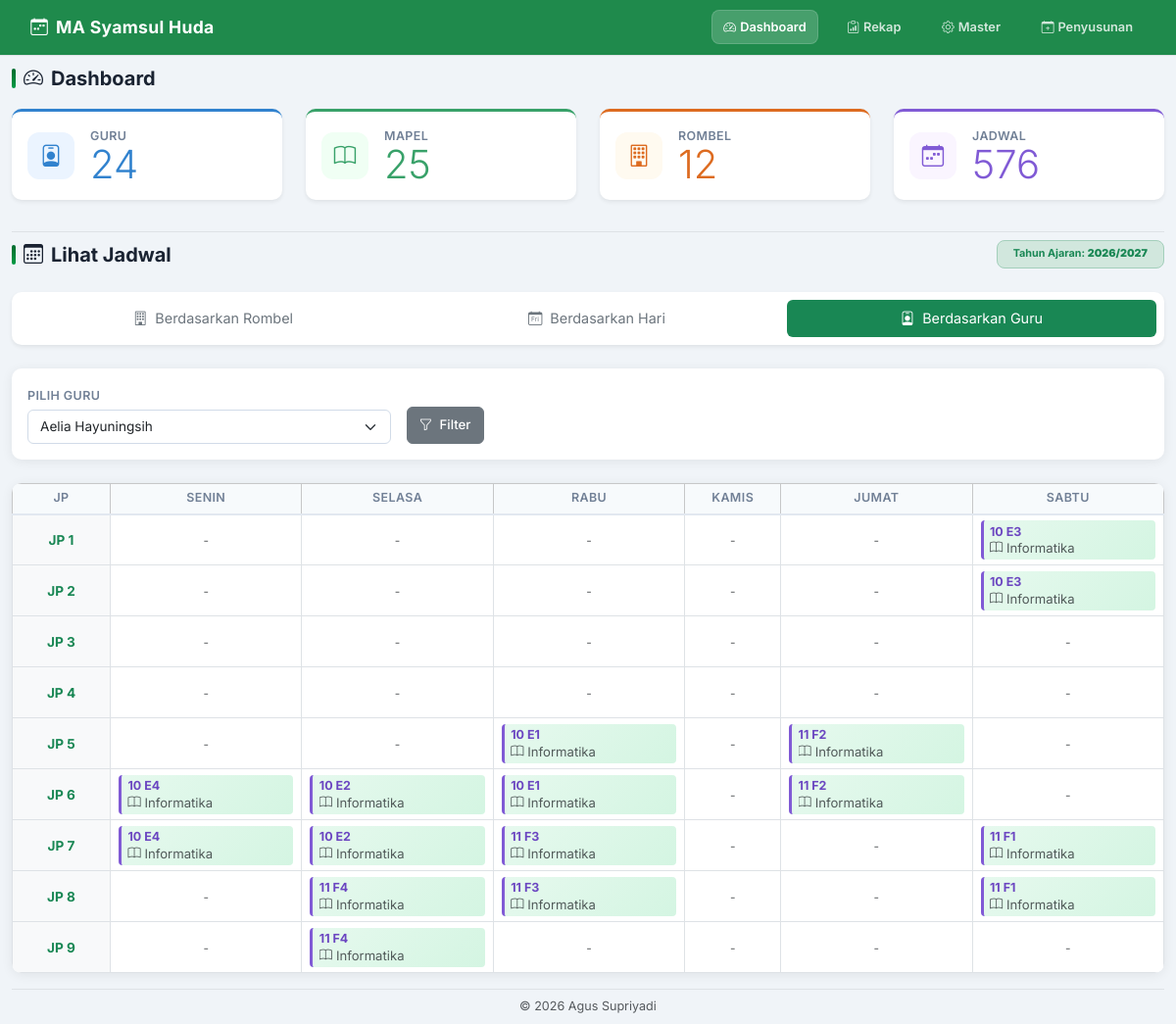
Screenshot of /?tab=teacher&teacher_id=24 with the database file from the repository.
### tables this page shows
CREATE TABLE school_years(id INTEGER PRIMARY KEY AUTOINCREMENT,name TEXT UNIQUE NOT NULL,active INTEGER NOT NULL DEFAULT 0);

CREATE TABLE schedules(
 id INTEGER PRIMARY KEY AUTOINCREMENT,school_year_id INTEGER NOT NULL,day TEXT NOT NULL,jp INTEGER NOT NULL,
 class_id INTEGER NOT NULL,subject_id INTEGER NOT NULL,teacher_id INTEGER NOT NULL,notes TEXT,
 UNIQUE(school_year_id,day,jp,class_id),
 FOREIGN KEY(school_year_id) REFERENCES school_years(id) ON DELETE CASCADE,
 FOREIGN KEY(class_id) REFERENCES classes(id) ON DELETE CASCADE,
 FOREIGN KEY(subject_id) REFERENCES subjects(id) ON DELETE RESTRICT,
 FOREIGN KEY(teacher_id) REFERENCES teachers(id) ON DELETE RESTRICT);

### config/database.php (called while the page is built, shortened)
<?php
function e(?string $v): string
{
    return htmlspecialchars($v ?? '', ENT_QUOTES, 'UTF-8');
}

### index.php (the view, shortened to what this page needs)
<?php
require __DIR__ . '/config/database.php';
$pdo   = db();
require __DIR__ . '/templates/header.php';
$days = ['Senin', 'Selasa', 'Rabu', 'Kamis', 'Jumat', 'Sabtu'];
$year = $pdo->query('SELECT * FROM school_years WHERE active=1 LIMIT 1')->fetch();
$classes = $pdo->query('SELECT * FROM classes ORDER BY name')->fetchAll();
$teachers = $pdo->query('SELECT * FROM teachers ORDER BY name')->fetchAll();
$tab = $_GET['tab'] ?? 'rombel';
$selected_class_id   = isset($_GET['class_id']) ? (int)$_GET['class_id'] : ($classes[0]['id'] ?? 0);
$selected_teacher_id = isset($_GET['teacher_id']) ? (int)$_GET['teacher_id'] : ($teachers[0]['id'] ?? 0);
$selected_day        = $_GET['day'] ?? 'Senin';
$rows = [];
if ($tab === 'rombel' && $selected_class_id) {
    $stmt = $pdo->prepare("SELECT s.*, t.name teacher_name, sub.name subject_name FROM schedules s JOIN teachers t ON t.id = s.teacher_id JOIN subjects sub ON sub.id = s.subject_id WHERE s.school_year_id = ? AND s.class_id = ?");
    $stmt->execute([$year['id'] ?? 0, $selected_class_id]);
    $rows = $stmt->fetchAll();
} elseif ($tab === 'teacher' && $selected_teacher_id) {
    $stmt = $pdo->prepare("SELECT s.*, c.name class_name, sub.name subject_name FROM schedules s JOIN classes c ON c.id = s.class_id JOIN subjects sub ON sub.id = s.subject_id WHERE s.school_year_id = ? AND s.teacher_id = ?");
    $stmt->execute([$year['id'] ?? 0, $selected_teacher_id]);
    $rows = $stmt->fetchAll();
}
?>
<h3 class="page-heading"><i class="bi bi-speedometer2"></i> Dashboard</h3>
<div class="row">
    <?php
    $cards = [
        'teachers' => ['Guru',         'bi-person-badge', '#3182ce', '#ebf4ff'],
        'subjects' => ['Mapel',        'bi-book',         '#38a169', '#f0fff4'],
        'classes'  => ['Rombel',       'bi-building',     '#dd6b20', '#fffaf0'],
        'schedules'=> ['Jadwal',       'bi-calendar-week','#805ad5', '#faf5ff'],
    ];
    foreach ($cards as $t => [$n, $icon, $color, $bg]):
        $x = $pdo->query("SELECT COUNT(*) FROM $t")->fetchColumn();
    ?>
    <div class="col-md-3 mb-3">
        <div class="card shadow-sm" style="border-top: 3px solid <?= $color ?>;">
            <div class="card-body d-flex align-items-center gap-3">
                <div style="width:48px;height:48px;border-radius:12px;background:<?= $bg ?>;
                            display:flex;align-items:center;justify-content:center;flex-shrink:0;">
                    <i class="bi <?= $icon ?>" style="font-size:1.4rem;color:<?= $color ?>;"></i>
                </div>
                <div>
                    <div style="font-size:.78rem;font-weight:600;text-transform:uppercase;
                                letter-spacing:.4px;color:#718096;"><?= $n ?></div>
                    <b class="display-6" style="color:<?= $color ?>; line-height:1;"><?= $x ?></b>
                </div>
            </div>
        </div>
    </div>
    <?php endforeach; ?>
</div>
<div class="mt-3 pt-2 border-top">
    <div class="d-flex align-items-center justify-content-between mb-4">
        <h3 class="page-heading mb-0"><i class="bi bi-calendar3"></i> Lihat Jadwal</h3>
        <span class="badge bg-success-subtle text-success border border-success-subtle px-3 py-2 rounded-3">
            Tahun Ajaran: <strong><?= e($year['name']) ?></strong>
        </span>
    </div>
    <div class="card mb-4 shadow-sm">
        <div class="card-body p-2">
            <ul class="nav nav-pills nav-fill gap-2">
                <li class="nav-item">
                    <a class="nav-link py-2.5 <?= $tab === 'rombel' ? 'active bg-success text-white' : 'text-secondary' ?>" href="?tab=rombel&class_id=<?= $selected_class_id ?>">
                        <i class="bi bi-building me-2"></i>Berdasarkan Rombel
                    </a>
                </li>
                <li class="nav-item">
                    <a class="nav-link py-2.5 <?= $tab === 'day' ? 'active bg-success text-white' : 'text-secondary' ?>" href="?tab=day&day=<?= urlencode($selected_day) ?>">
                        <i class="bi bi-calendar-day me-2"></i>Berdasarkan Hari
                    </a>
                </li>
                <li class="nav-item">
                    <a class="nav-link py-2.5 <?= $tab === 'teacher' ? 'active bg-success text-white' : 'text-secondary' ?>" href="?tab=teacher&teacher_id=<?= $selected_teacher_id ?>">
                        <i class="bi bi-person-badge me-2"></i>Berdasarkan Guru
                    </a>
                </li>
            </ul>
        </div>
    </div>
    <div class="card mb-4">
        <div class="card-body">
            <form method="get" class="row g-3 align-items-end justify-content-start">
                <?php if ($tab === 'rombel'): ?>
                    <div class="col-md-4">
                        <label class="form-label">Pilih Rombel / Kelas</label>
                        <select name="class_id" class="form-select" onchange="this.form.submit()">
                            <?php foreach ($classes as $c): ?>
                                <option value="<?= $c['id'] ?>" <?= $selected_class_id === (int)$c['id'] ? 'selected' : '' ?>>
                                    <?= e($c['name']) ?>
                                </option>
                            <?php endforeach; ?>
                        </select>
                    </div>
                <?php elseif ($tab === 'teacher'): ?>
                    <div class="col-md-4">
                        <label class="form-label">Pilih Guru</label>
                        <select name="teacher_id" class="form-select" onchange="this.form.submit()">
                            <?php foreach ($teachers as $t): ?>
                                <option value="<?= $t['id'] ?>" <?= $selected_teacher_id === (int)$t['id'] ? 'selected' : '' ?>>
                                    <?= e($t['name']) ?>
                                </option>
                            <?php endforeach; ?>
                        </select>
                    </div>
                <?php endif; ?>
                <?php if ($tab !== 'day'): ?>
                    <div class="col-md-2">
                        <button type="submit" class="btn btn-secondary py-2">
                            <i class="bi bi-funnel me-1"></i> Filter
                        </button>
                    </div>
                <?php endif; ?>
            </form>
        </div>
    </div>
    <?php if ($tab === 'rombel' || $tab === 'teacher'): ?>
        <div class="card overflow-hidden">
            <div class="table-responsive">
                <table class="table table-sm table-bordered text-center align-middle mb-0" style="min-width: 750px;">
                    <thead class="table-light">
                        <tr>
                            <th style="width: 100px;">JP</th>
                            <?php foreach ($days as $d): ?>
                                <th><?= e($d) ?></th>
                            <?php endforeach; ?>
                        </tr>
                    </thead>
                    <tbody>
                        <?php for ($jp = 1; $jp <= 9; $jp++): ?>
                            <tr>
                                <td class="fw-bold text-success bg-light">JP <?= $jp ?></td>
                                <?php foreach ($days as $d): ?>
                                    <td class="dashboard-cell p-2">
                                        <?php
                                        $cell_found = false;
                                        foreach ($rows as $r) {
                                            if ($r['day'] === $d && (int)$r['jp'] === $jp) {
                                                $cell_found = true;
                                                if ($tab === 'rombel') {
                                                    ?>
                                                    <div class="cell-entry text-start">
                                                        <strong class="d-block"><?= e($r['subject_name']) ?></strong>
                                                        <small class="text-muted"><i class="bi bi-person me-1"></i><?= e($r['teacher_name']) ?></small>
                                                    </div>
                                                    <?php
                                                } else {
                                                    ?>
                                                    <div class="cell-entry text-start" style="border-left-color: #805ad5;">
                                                        <strong class="d-block" style="color: #6b46c1;"><?= e($r['class_name']) ?></strong>
                                                        <small class="text-muted"><i class="bi bi-book me-1"></i><?= e($r['subject_name']) ?></small>
                                                    </div>
                                                    <?php
                                                }
                                                break;
                                            }
                                        }
                                        if (!$cell_found): ?>
                                            <span class="text-muted" style="font-size: 0.75rem;">-</span>
                                        <?php endif; ?>
                                    </td>
                                <?php endforeach; ?>
                            </tr>
                        <?php endfor; ?>
                    </tbody>
                </table>
            </div>
        </div>
    <?php endif; ?>
</div>
<?php require __DIR__ . '/templates/footer.php';  ?>

### assets/css/app.css (style rules this page uses)
*, *::before, *::after { box-sizing: border-box }
body { background: #f0f4f8; font-family: 'Inter', -apple-system, BlinkMacSystemFont, "Segoe UI", Roboto, Helvetica, Arial, sans-serif; font-size: 0.9rem; color: #1a2332; padding-top: 0; margin: 0; }
.card { border: none; border-radius: 10px; box-shadow: 0 2px 12px rgba(0, 0, 0, .07); }
.btn { border-radius: 6px; font-weight: 500; font-size: .83rem; transition: transform .12s, box-shadow .12s; }
.form-control, .form-select { border-radius: 6px; border: 1.5px solid #d1dbe8; font-size: .85rem; transition: border-color .18s, box-shadow .18s; }
.form-label { font-weight: 600; font-size: .78rem; text-transform: uppercase; letter-spacing: .4px; color: #718096; margin-bottom: .3rem; }
.table { font-size: .85rem; }
.table thead th { background: #f7fafc; font-weight: 600; font-size: .78rem; text-transform: uppercase; letter-spacing: .4px; color: #718096; border-bottom: 2px solid #e2e8f0; padding: .8rem 1rem; }
.table td { padding: .75rem 1rem; vertical-align: middle; }
.table-sm th, .table-sm td { padding: .35rem .5rem !important; }
.dashboard-cell { min-height: 52px; height: 52px; vertical-align: middle; overflow: hidden; }
.cell-entry { display: flex; flex-direction: column; justify-content: center; gap: .15rem; background: linear-gradient(135deg, #e6f9ee, #d4f5e2); border-left: 3px solid #009a44; border-radius: 4px; padding: .2rem .4rem; font-size: .78rem; line-height: 1.1; width: 100%; height: 100%; overflow: hidden; }
.cell-entry strong, .cell-entry small { display: block; white-space: nowrap; overflow: hidden; text-overflow: ellipsis; }
.cell-entry small { color: #4a5568; font-size: .82rem; }
.page-heading { font-size: 1.25rem; font-weight: 700; color: #1a2332; margin-bottom: 1.2rem; display: flex; align-items: center; gap: .5rem; }
.page-heading::before { content: ''; display: inline-block; width: 4px; height: 1.25rem; background: linear-gradient(#006b2e, #009a44); border-radius: 2px; }

### rows the page displays
school_years: name "2026/2027"
schedules: class_name "10 E3", subject_name "Informatika"
schedules: class_name "10 E3", subject_name "Informatika"
schedules: class_name "10 E1", subject_name "Informatika"
schedules: class_name "11 F2", subject_name "Informatika"
schedules: class_name "10 E4", subject_name "Informatika"
schedules: class_name "10 E2", subject_name "Informatika"
schedules: class_name "10 E1", subject_name "Informatika"
schedules: class_name "11 F2", subject_name "Informatika"
schedules: class_name "10 E4", subject_name "Informatika"
schedules: class_name "10 E2", subject_name "Informatika"
schedules: class_name "11 F3", subject_name "Informatika"
schedules: class_name "11 F1", subject_name "Informatika"
schedules: class_name "11 F4", subject_name "Informatika"
schedules: class_name "11 F3", subject_name "Informatika"
schedules: class_name "11 F1", subject_name "Informatika"
schedules: class_name "11 F4", subject_name "Informatika"

### other values shown
$n "GURU"
$x "24"
$n "MAPEL"
$x "25"
$n "ROMBEL"
$x "12"
$n "JADWAL"
$x "576"
$d "SENIN"
$d "SELASA"
$d "RABU"
$d "KAMIS"
$d "JUMAT"
$d "SABTU"
form field teacher_id "Aelia Hayuningsih"
